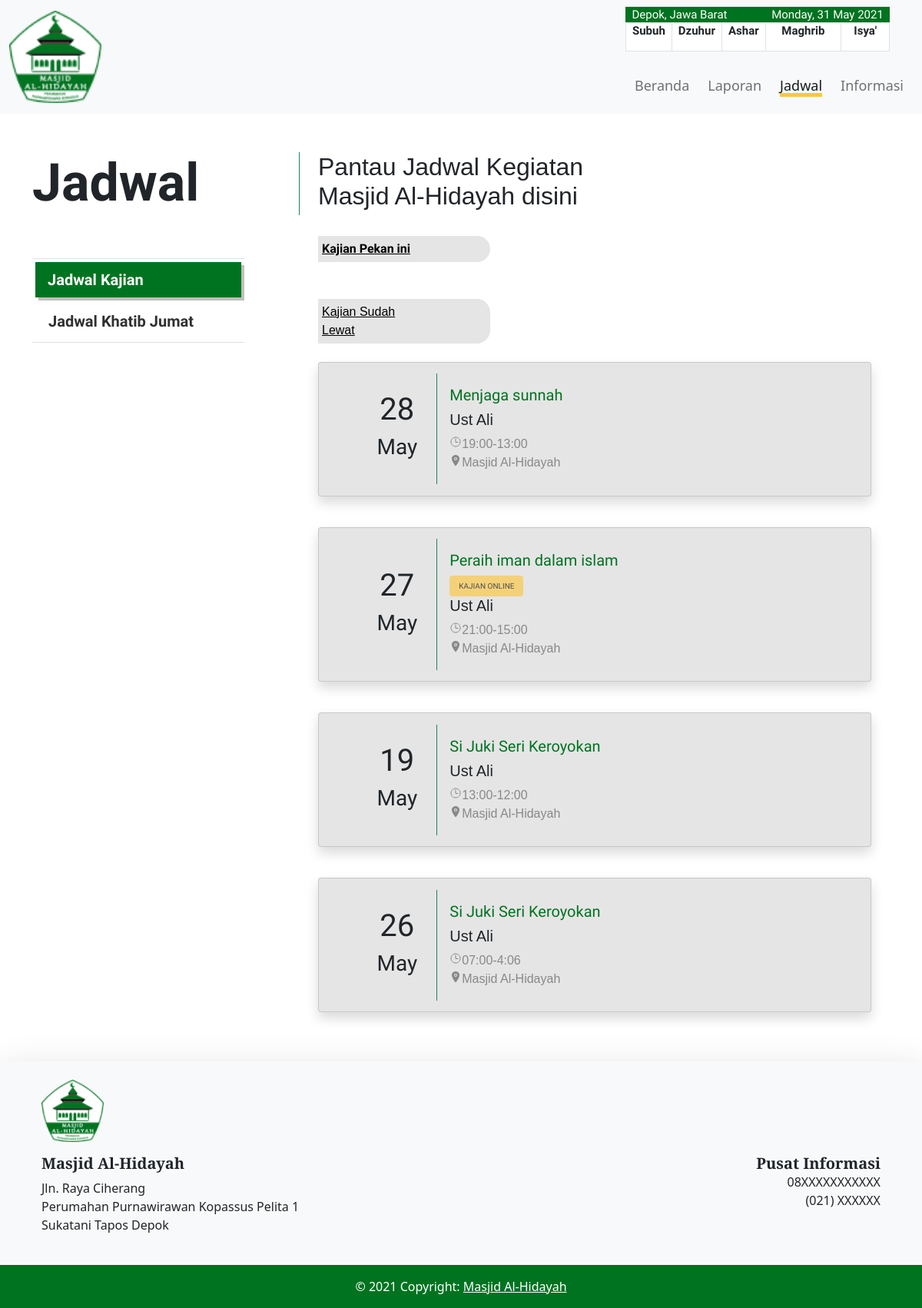
The page /jadwal/ on the database as committed earlier.
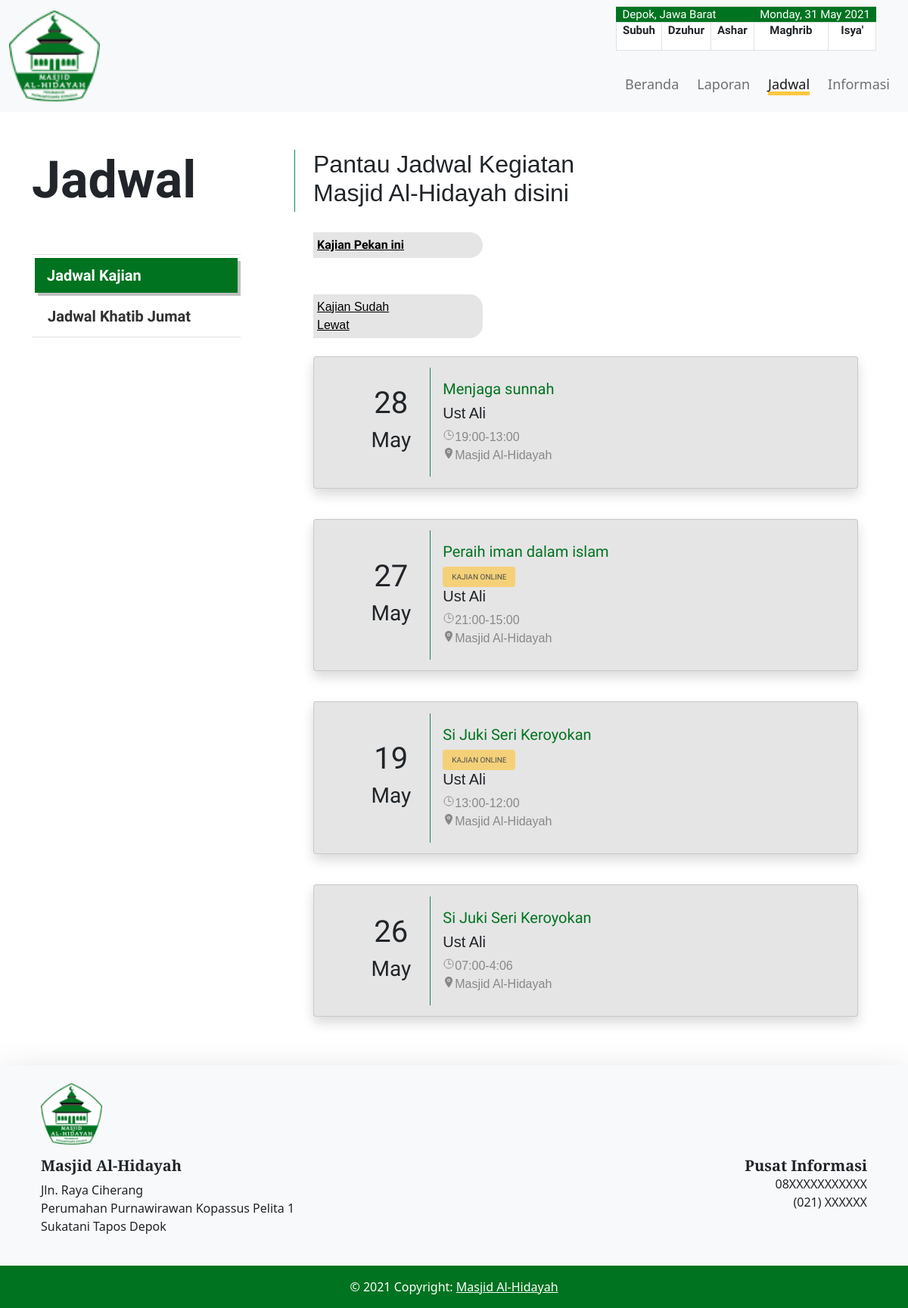
The same page on the database as committed later.
### appmasjid/models.py (models this page shows, shortened)
class JadwalModel(models.Model):
    tanggal = models.DateTimeField(auto_now=False, auto_now_add=False)
    selesai = models.TimeField(
        auto_now=False, auto_now_add=False, default="23:00:00")
    title = models.CharField(max_length=100)
    penceramah = models.ForeignKey(PenceramahModel, on_delete=models.CASCADE)
    online = models.BooleanField()
    link = models.CharField(max_length=300, null=True)

class PenceramahModel(models.Model):
    penceramah = models.CharField(max_length=100)
    def __str__(self):
        return self.penceramah

### appmasjid/views.py (the view, shortened to what this page needs)
# urls.py: path('jadwal/', views.jadwal, name='jadwal'),
def jadwal(request):
    solat = fetch_solat()
    solat = solat['results']['datetime'][0]['times']
    bulanIni = datetime.date(date.year, date.month, date.day)
    bulanDepan = datetime.date(date.year, 1,1)
    if int(date.month) == 12:
        bulanDepan = datetime.date(
            int(date.year) + 1, (int(date.month) % 12) + 1, date.day)
    elif int(date.month)%2 == 0:
        bulanDepan = datetime.date(
                int(date.year) + 1, (int(date.month) % 12) + 1, date.day-1)
    dateLalu = datetime.date(date.year, 1,1)
    jadwalBulanIni = JadwalModel.objects.filter(
        tanggal__range=[bulanIni, bulanDepan]).order_by('tanggal')
    jadwalLewat = JadwalModel.objects.filter(tanggal__range=[dateLalu,bulanIni])[:5]
    jumat = JadwalJumatModel.objects.all()[:5]
    return render(request, 'jadwal.html', {'date': now, 'subuh': solat['Fajr'],
                                           'dzuhur': solat['Dhuhr'],
                                           'ashr': solat['Asr'],
                                           'maghrib': solat['Maghrib'],
                                           'isya': solat['Isha'],
                                           'jadwal': jadwalBulanIni,
                                           'jadwalLewat':jadwalLewat,
                                           'navjadwal' : 'active',
                                           'jumat':jumat})

### appmasjid/views.py (called while the page is built)
def fetch_solat():
    tanggal = timezone.now()
    tanggal = tanggal.strftime("%Y-%m-%d")
    data = requests.get(
        "https://api.pray.zone/v2/times/day.json?city=jakarta&date=" + tanggal)
    return data.json()

### templates/jadwal.html (shortened to what the changed rows need)
{% extends 'base.html' %} {% block content %}
<div class="containter-fluid beranda3" style="padding-top: 50px">
    <div class="container">
        <div class="row">
            <div class="row">
                <div class="col-md-4 tab-col">
                    <h1 class="border-end border-success">
                        <strong>Jadwal</strong>
                    </h1>
                    <br />
                    <br />
      </div>
      <div class="col-md-8 playfair float-end">
        <h2 class="d-none d-md-block" >Pantau Jadwal Kegiatan <br />Masjid Al-Hidayah disini</h2>
        <br />
        <div class="tab-content flex-center">
          <div class="data tab-pane fade show active" id="jadwal-kajian">
                <br />
                <br />
                <br /> {% for data in jadwalLewat%}
                <div class="card mb-3 shadow card-jadwal"  style="background-color: #E5E5E5;">
                    <div class="row g-0">
                        <div class="col-md-2 align-self-center text-center ">
                            <h1 class="card-title">{{data.tanggal|date:"d"}}</h1>
                            <h3 class="card-title">{{data.tanggal|date:"F"}}</h3>
                        </div>
                        <div class="col-md-10 border-start border-success text-start" style="border: #007320;">
                            <div class="card-body">
                                <h5 class="card-title bold" style="color: #007320;">{{data.title}}</h5>
                                {% if data.online%}
                                <a class="btn btn-primary bold disabled" style="background-color: #fcc740; color: black; border: none; font-size: 10px;">KAJIAN ONLINE</a> {% endif %}
                                <div class="playfair">
                                    <h5 class="card-title">{{data.penceramah}}</h5>
                                    <div class="row" style="color: #888888">
                                        <a class="card-text" style="color: #888888; text-decoration: none">
                                            <ion-icon name="time-outline"></ion-icon>{{data.tanggal|date:"H:i"}}-{{data.selesai|date:'G:i'}}
                                            <br/>
                                        </a>
                                    </div>
                                    <div class="row" style="color: #888888">
                                        <a class="card-text" style="color: #888888; text-decoration: none">
                                            <ion-icon name="location"></ion-icon>Masjid Al-Hidayah
                                        </a>
                                    </div>
                                </div>
                            </div>
                        </div>
                    </div>
                </div>
                <br /> {% endfor %}
                <br />
            </div>
        </div>
    </div>
</div>
</div>
</div>
{% endblock content %}

Rows that differ between the two databases and show on the page:
changed JadwalModel (number 3 of 4 on the later page): now shows "KAJIAN ONLINE"
